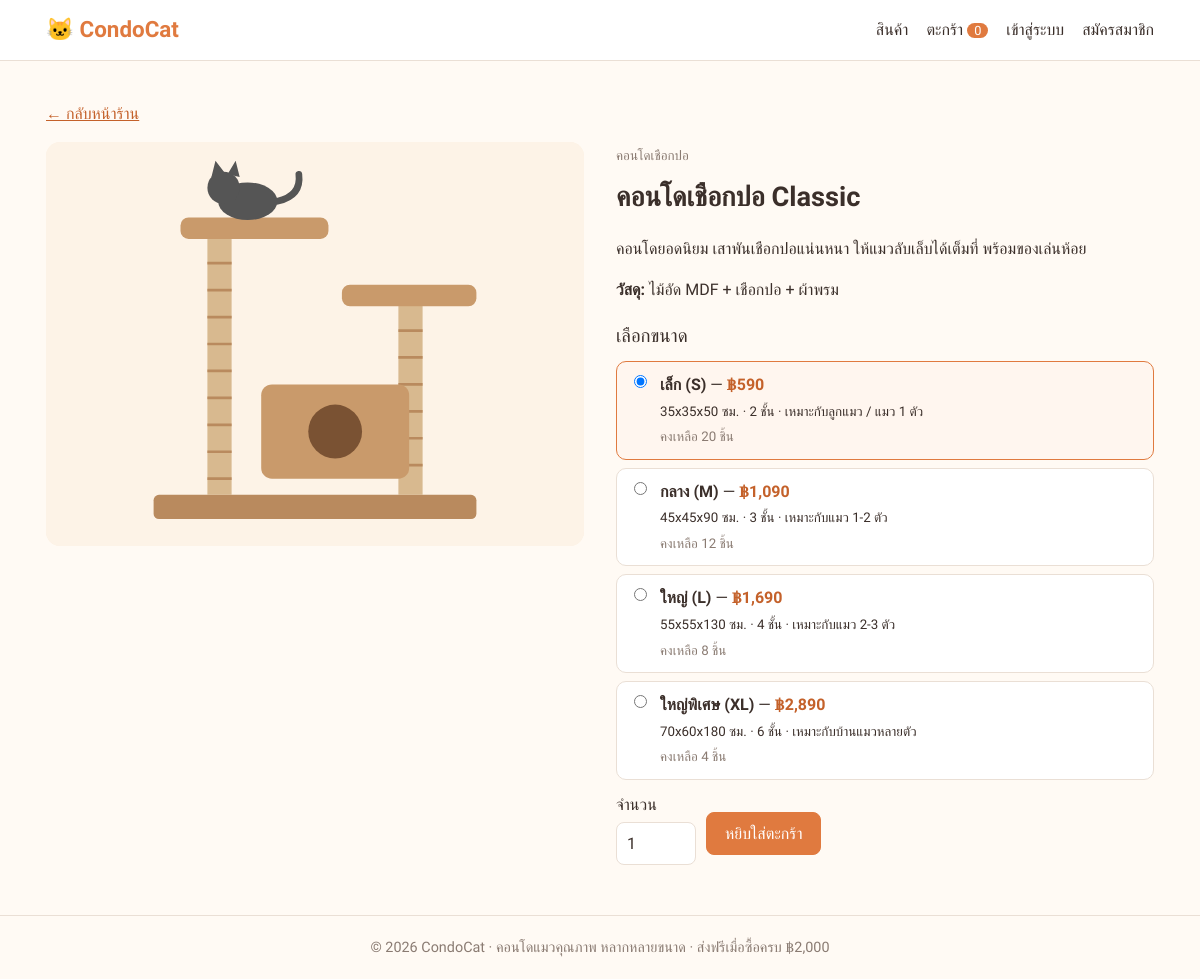
/product.php?id=2, run on the app's committed database.
### tables this page shows
CREATE TABLE products (
  id INT AUTO_INCREMENT PRIMARY KEY,
  category_id INT DEFAULT NULL,
  name VARCHAR(150) NOT NULL,
  description TEXT,
  material VARCHAR(150) DEFAULT NULL,
  image VARCHAR(255) DEFAULT NULL,
  is_active TINYINT(1) NOT NULL DEFAULT 1,
  created_at DATETIME NOT NULL DEFAULT CURRENT_TIMESTAMP,
  FOREIGN KEY (category_id) REFERENCES categories(id) ON DELETE SET NULL
);

CREATE TABLE categories (
  id INT AUTO_INCREMENT PRIMARY KEY,
  name VARCHAR(100) NOT NULL,
  description VARCHAR(255) DEFAULT NULL
);

CREATE TABLE product_variants (
  id INT AUTO_INCREMENT PRIMARY KEY,
  product_id INT NOT NULL,
  size_id INT NOT NULL,
  dimension VARCHAR(100) DEFAULT NULL,
  levels INT DEFAULT NULL,
  price DECIMAL(10,2) NOT NULL,
  stock INT NOT NULL DEFAULT 0,
  UNIQUE KEY uq_product_size (product_id, size_id),
  FOREIGN KEY (product_id) REFERENCES products(id) ON DELETE CASCADE,
  FOREIGN KEY (size_id) REFERENCES sizes(id) ON DELETE RESTRICT
);

CREATE TABLE sizes (
  id INT AUTO_INCREMENT PRIMARY KEY,
  code VARCHAR(10) NOT NULL UNIQUE,
  name VARCHAR(50) NOT NULL,
  detail VARCHAR(255) DEFAULT NULL,
  sort_order INT NOT NULL DEFAULT 0
);

### config.php (called while the page is built, shortened)
<?php
function e($s): string { return htmlspecialchars((string)$s, ENT_QUOTES, 'UTF-8'); }
function money($n): string { return '฿' . number_format((float)$n, 0); }
function url(string $path = ''): string { return BASE_URL . '/' . ltrim($path, '/'); }
function product_image(?string $img): string {
    return $img ? url('uploads/' . $img) : url('assets/condo.svg');
}

### product.php (the view, shortened to what this page needs)
<?php
require __DIR__ . '/config.php';
$id = (int)($_GET['id'] ?? 0);
$stmt = $pdo->prepare('SELECT p.*, c.name AS category_name FROM products p LEFT JOIN categories c ON c.id = p.category_id WHERE p.id = ? AND p.is_active = 1');
$stmt->execute([$id]);
$p = $stmt->fetch();
$stmt = $pdo->prepare('SELECT v.*, s.name AS size_name, s.code, s.detail FROM product_variants v JOIN sizes s ON s.id = v.size_id WHERE v.product_id = ? ORDER BY s.sort_order');
$stmt->execute([$id]);
$variants = $stmt->fetchAll();
$first = null;
foreach ($variants as $v) { if ($v['stock'] > 0) { $first = $v; break; } }
include __DIR__ . '/includes/header.php';
?>
<p><a href="<?= url('index.php') ?>">← กลับหน้าร้าน</a></p>
<div class="product">
  <img class="product-img" src="<?= product_image($p['image']) ?>" alt="<?= e($p['name']) ?>">
  <div>
    <small class="muted"><?= e($p['category_name'] ?? '') ?></small>
    <h1><?= e($p['name']) ?></h1>
    <p><?= nl2br(e($p['description'])) ?></p>
    <?php if ($p['material']): ?><p><b>วัสดุ:</b> <?= e($p['material']) ?></p><?php endif; ?>
    <form method="post" action="<?= url('cart.php') ?>">
      <h3>เลือกขนาด</h3>
      <div class="size-options">
        <?php foreach ($variants as $v): ?>
          <label class="size-option <?= $v['stock'] <= 0 ? 'disabled' : '' ?>">
            <input type="radio" name="variant_id" value="<?= $v['id'] ?>" <?= $v['stock'] <= 0 ? 'disabled' : '' ?>
                   <?= $first && $first['id'] == $v['id'] ? 'checked' : '' ?>>
            <span>
              <b><?= e($v['size_name']) ?></b> — <span class="price"><?= money($v['price']) ?></span><br>
              <small><?= e($v['dimension']) ?><?= $v['levels'] ? ' · ' . (int)$v['levels'] . ' ชั้น' : '' ?> · <?= e($v['detail']) ?></small><br>
              <small class="<?= $v['stock'] > 0 ? 'muted' : 'text-danger' ?>"><?= $v['stock'] > 0 ? 'คงเหลือ ' . (int)$v['stock'] . ' ชิ้น' : 'สินค้าหมด' ?></small>
            </span>
          </label>
        <?php endforeach; ?>
      </div>
      <?php if ($first): ?>
        <div class="row">
          <label>จำนวน <input type="number" name="qty" value="1" min="1" max="99" style="width:80px"></label>
          <button class="btn btn-primary">หยิบใส่ตะกร้า</button>
        </div>
      <?php else: ?>
        <p class="text-danger">สินค้าหมดทุกขนาด</p>
      <?php endif; ?>
    </form>
  </div>
</div>
<?php include __DIR__ . '/includes/footer.php'; ?>

### assets/style.css (style rules this page uses)
:root { --primary: #e07a3f; --primary-dark: #c4612a; --bg: #fffaf4; --card: #ffffff; --text: #3b2f2a; --muted: #8a7b72; --border: #eadfd5; --danger: #d64545; }
* { box-sizing: border-box; }
body { margin: 0; font-family: 'Prompt', sans-serif; background: var(--bg); color: var(--text); line-height: 1.6; }
a { color: var(--primary-dark); }
img { max-width: 100%; }
h1 { font-weight: 600; font-size: 1.7rem; margin: .3em 0; }
h3 { font-weight: 500; margin: 1em 0 .5em; }
.muted { color: var(--muted); }
.btn { display: inline-block; padding: 8px 18px; border: 1px solid var(--border); background: var(--card); color: var(--text); border-radius: 8px; cursor: pointer; font: inherit; text-decoration: none; }
.btn-primary { background: var(--primary); color: #fff; border-color: var(--primary); }
input, select, textarea { font: inherit; padding: 8px 10px; border: 1px solid var(--border); border-radius: 8px; background: #fff; color: var(--text); max-width: 100%; }
label { display: block; margin-bottom: 10px; }
label > input:not([type=radio]):not([type=checkbox]), label > textarea, label > select { display: block; width: 100%; margin-top: 4px; }
.row { display: flex; gap: 10px; align-items: center; flex-wrap: wrap; margin-top: 12px; }
.price { color: var(--primary-dark); font-weight: 600; }
.product { display: grid; grid-template-columns: 1fr 1fr; gap: 32px; }
.product-img { width: 100%; border-radius: 14px; background: #fdf3e7; aspect-ratio: 4/3; object-fit: cover; }
.size-options { display: grid; gap: 8px; }
.size-option { display: flex; gap: 10px; align-items: flex-start; border: 1px solid var(--border); border-radius: 10px; padding: 10px 12px; cursor: pointer; background: #fff; margin: 0; }
.size-option:has(input:checked) { border-color: var(--primary); background: #fff6ef; }

### data on the page
products: category.name "คอนโดเชือกปอ", name "คอนโดเชือกปอ Classic", description "คอนโดยอดนิยม เสาพันเชือกปอแน่นหนา ให้แมวลับเล็บได้เต็มที่ พร้อมของเล่นห้อย", material "ไม้อัด MDF + เชือกปอ + ผ้าพรม"
product_variants: stock "☑ เล็ก (S) — ฿590 35x35x50 ซม. ·", size.name "เล็ก (S)", price "฿590", dimension "35x35x50 ซม.", levels "2", size.detail "เหมาะกับลูกแมว / แมว 1 ตัว", stock "20"
product_variants: stock "☐ กลาง (M) — ฿1,090 45x45x90 ซม.", size.name "กลาง (M)", price "฿1,090", dimension "45x45x90 ซม.", levels "3", size.detail "เหมาะกับแมว 1-2 ตัว", stock "12"
product_variants: stock "☐ ใหญ่ (L) — ฿1,690 55x55x130 ซม", size.name "ใหญ่ (L)", price "฿1,690", dimension "55x55x130 ซม.", levels "4", size.detail "เหมาะกับแมว 2-3 ตัว", stock "8"
product_variants: stock "☐ ใหญ่พิเศษ (XL) — ฿2,890 70x60x", size.name "ใหญ่พิเศษ (XL)", price "฿2,890", dimension "70x60x180 ซม.", levels "6", size.detail "เหมาะกับบ้านแมวหลายตัว", stock "4"

### other printed values
SHOP_NAME "CondoCat"
cart_count() "0"
money(FREE_SHIPPING_MIN) "฿2,000"
